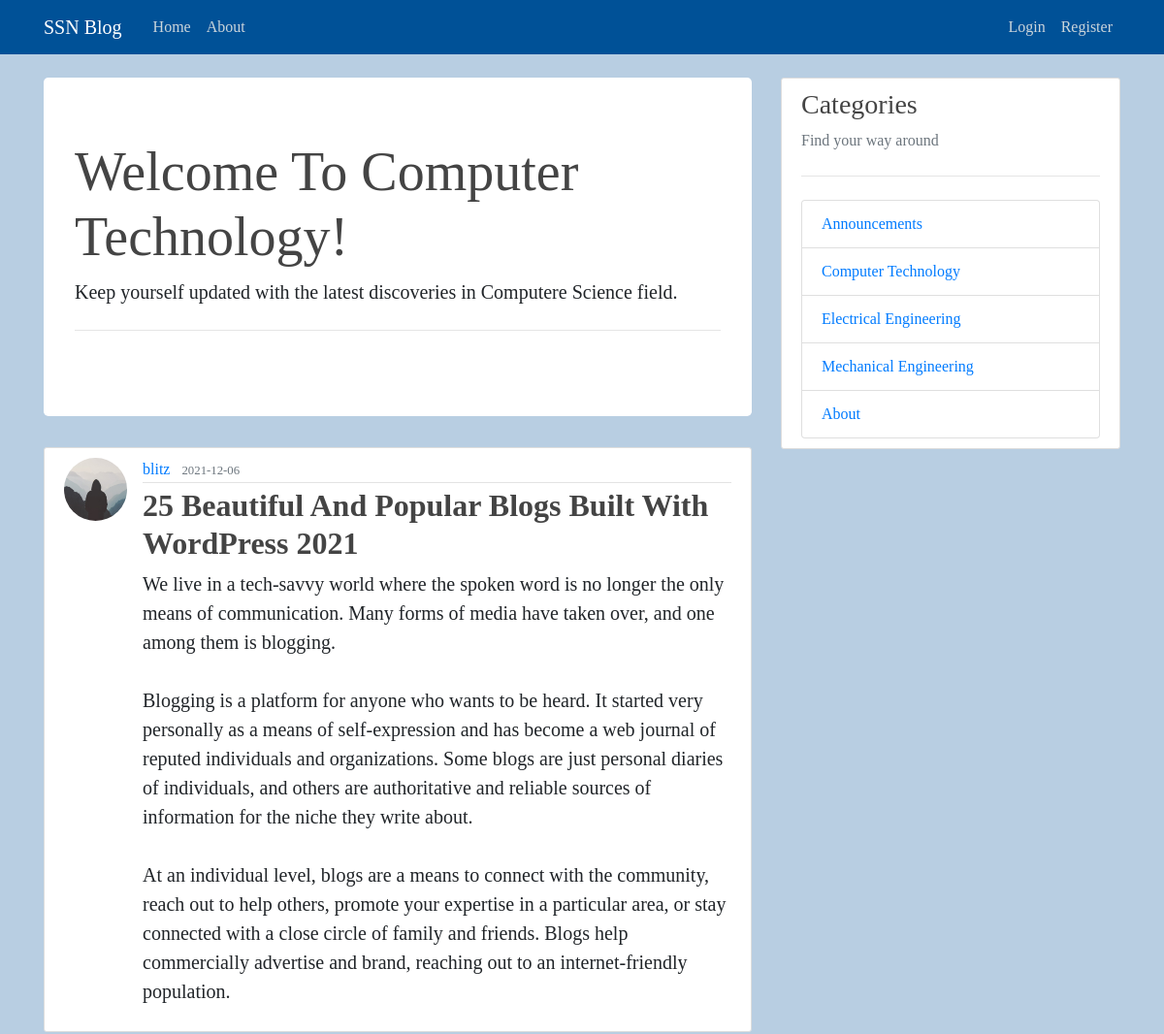
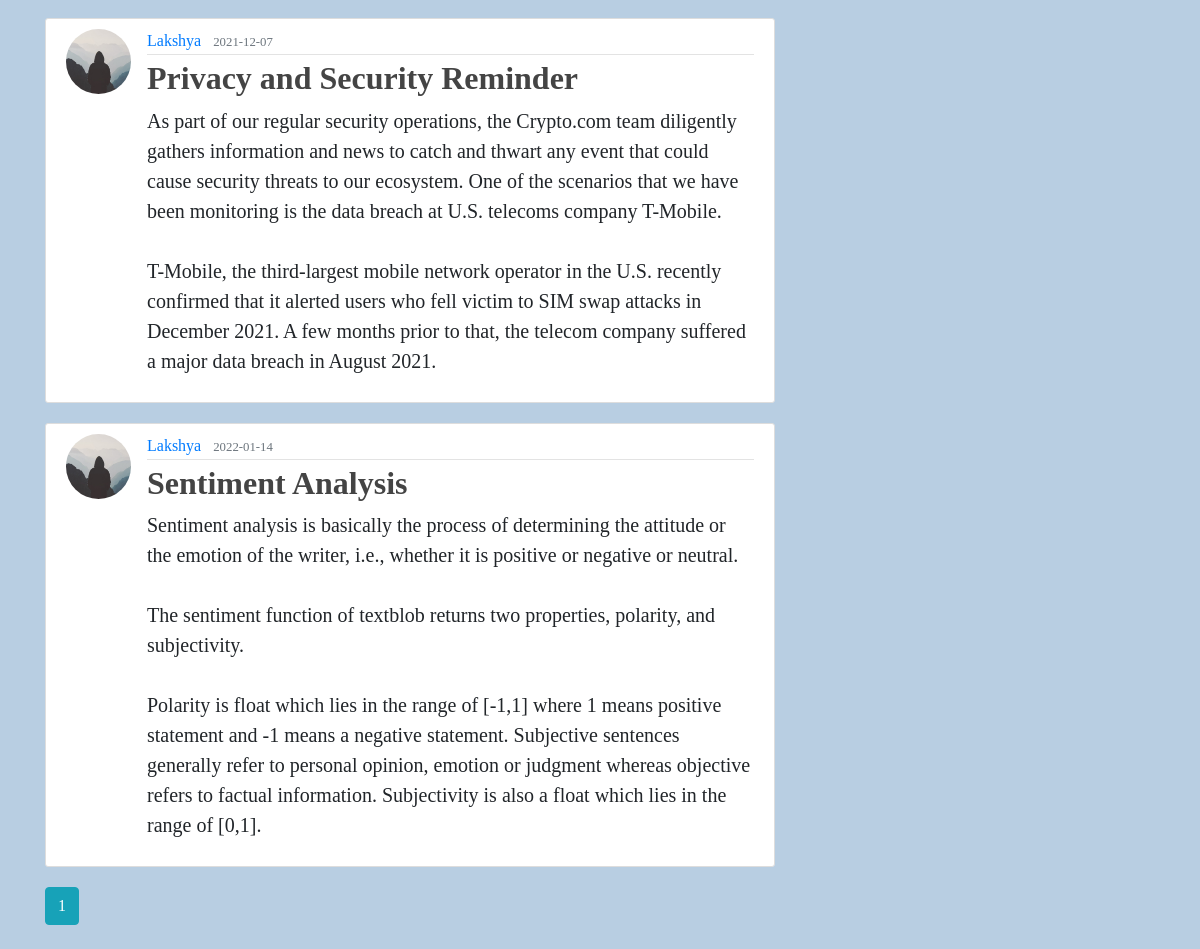
The page /ComputerTechnology on the database its author committed (2 pictures, top to bottom).
### flaskblog/models.py (models this page shows, shortened)
class Post(db.Model):
    id = db.Column(db.Integer, primary_key=True)
    title = db.Column(db.String(100), nullable=False)
    date_posted = db.Column(db.DateTime, nullable=False, default=datetime.utcnow)
    content = db.Column(db.Text, nullable=False)
    category = db.Column(db.Text, nullable=False)
    user_id = db.Column(db.Integer, db.ForeignKey('user.id'), nullable=False)
    comments = db.relationship('Comment', backref='Post', lazy='dynamic')

class User(db.Model, UserMixin):
    id = db.Column(db.Integer, primary_key=True)
    username = db.Column(db.String(20), unique=True, nullable=False)
    email = db.Column(db.String(120), unique=True, nullable=False)
    image_file = db.Column(db.String(20), nullable=False, default='default.jpg')
    password = db.Column(db.String(60), nullable=False)
    posts = db.relationship('Post', backref='author', lazy=True)

### flaskblog/routes.py (the view)
@app.route("/ComputerTechnology")
def ComputerTechnology():
    page = request.args.get('page', 1, type=int)
    posts = Post.query.filter_by(category='ComputerTechnology').paginate(page=page, per_page=5)
    return render_template('ComputerTechnology.html', posts=posts)

### flaskblog/templates/ComputerTechnology.html
{% extends "layout.html" %}
{% block content %}
<div class="jumbotron bg">
  <h1 class="display-4">Welcome To Computer Technology!</h1>
  <p class="lead">Keep yourself updated with the latest discoveries in Computere Science field.</p>
  <hr class="my-4">
</div>
    {% for post in posts.items %}
        <article class="media content-section">
          <img class="rounded-circle article-img" src="{{ url_for('static', filename='profile_pics/' + post.author.image_file) }}">
          <div class="media-body">
            <div class="article-metadata">
              <a class="mr-2" href="{{ url_for('user_posts', username=post.author.username) }}">{{ post.author.username }}</a>
              <small class="text-muted">{{ post.date_posted.strftime('%Y-%m-%d') }}</small>
            </div>
            <h2><a class="article-title" href="{{ url_for('post', post_id=post.id) }}">{{ post.title }}</a></h2>
            <p class="article-content">{{ post.content }}</p>
          </div>
        </article>
    {% endfor %}
    {% for page_num in posts.iter_pages(left_edge=1, right_edge=1, left_current=1, right_current=2) %}
      {% if page_num %}
        {% if posts.page == page_num %}
          <a class="btn btn-info mb-4" href="{{ url_for('home', page=page_num) }}">{{ page_num }}</a>
        {% else %}
          <a class="btn btn-outline-info mb-4" href="{{ url_for('home', page=page_num) }}">{{ page_num }}</a>
        {% endif %}
      {% else %}
        ...
      {% endif %}
    {% endfor %}
{% endblock content %}

### flaskblog/templates/layout.html (shortened to what this page needs)
<!DOCTYPE html>
<html>
<head>
    <link rel="stylesheet" href="https://maxcdn.bootstrapcdn.com/bootstrap/4.0.0/css/bootstrap.min.css">
    <link rel="stylesheet" type="text/css" href="{{ url_for('static', filename='main.css') }}">
</head>
<body>
    <header class="site-header">
      <nav class="navbar navbar-expand-md navbar-dark navbar-custom fixed-top">
        <div class="container">
          <a class="navbar-brand mr-4" href="/">SSN Blog</a>
          <div class="collapse navbar-collapse" id="navbarToggle">
            <div class="navbar-nav mr-auto">
              <a class="nav-item nav-link" href="{{ url_for('home') }}">Home</a>
              <a class="nav-item nav-link" href="{{ url_for('about') }}">About</a>
            </div>
            <div class="navbar-nav">
              {% if current_user.is_authenticated %}
                <a class="nav-item nav-link" href="{{ url_for('new_post') }}">New Post</a>
                <a class="nav-item nav-link" href="{{ url_for('account') }}">Account</a>
                <a class="nav-item nav-link" href="{{ url_for('logout') }}">Logout</a>
              {% else %}
                <a class="nav-item nav-link" href="{{ url_for('login') }}">Login</a>
                <a class="nav-item nav-link" href="{{ url_for('register') }}">Register</a>
              {% endif %}
            </div>
          </div>
        </div>
      </nav>
    </header>
    <main role="main" class="container">
      <div class="row">
        <div class="col-md-8">
          {% block content %}{% endblock %}
        </div>
        <div class="col-md-4">
          <div class="content-section">
            <h3>Categories</h3>
            <p class='text-muted'>Find your way around</p>
            <hr class="my-4">
              <ul class="list-group">
                <li class="list-group-item list-group-item-light"><a href="{{url_for('Announcements')}}">Announcements</a></li>
                <li class="list-group-item list-group-item-light"><a href="{{url_for('ComputerTechnology')}}">Computer Technology</a></li>
                <li class="list-group-item list-group-item-light"><a href="{{url_for('ElectricalEngineering')}}">Electrical Engineering</a></li>
                <li class="list-group-item list-group-item-light"><a href="{{url_for('MechanicalEngineering')}}">Mechanical Engineering</a></li>
                <li class="list-group-item list-group-item-light"><a href="{{url_for('about')}}">About</a></li>
              </ul>
          </div>
        </div>
      </div>
    </main>
</body>
</html>

### flaskblog/static/main.css (style rules this page uses)
body { background: #00519747; font-family: serif; margin-top: 5rem; }
.bg { background: white; }
h1, h2, h3, h4, h5, h6 { color: #444444; }
.navbar-custom { background-color: #005197; }
.site-header .navbar-nav .nav-link { color: #cbd5db; }
.content-section { background: white; padding: 10px 20px; border: 1px solid #dddddd; border-radius: 3px; margin-bottom: 20px; }
.list-group-item { background: white; }
.article-title { color: #444444; font-weight: bold; }
.article-content { white-space: pre-line; font-size: 20px; }
.article-img { height: 65px; width: 65px; margin-right: 16px; }
.article-metadata { padding-bottom: 1px; margin-bottom: 4px; border-bottom: 1px solid #e3e3e3 }

### rows shown on the page
Post: image_file (placeholder picture), author.username "blitz", date_posted "2021-12-06", title "25 Beautiful And Popular Blogs Built With WordPress 2021", content "We live in a tech-savvy world where the spoken word is no longer the only means of communication. Many forms of media have taken over, and one among them is blogging. Blogging is a platform for anyone who wants to be heard. It started very personally as a means of self-expression and has become a web journal of reputed individuals and organizations. Some blogs are just personal diaries of individuals, and others are authoritative and reliable sources of information for the niche they write about. At an individual level, blogs are a means to connect with the community, reach out to help others, promote your expertise in a particular area, or stay connected with a close circle of family and…"
Post: image_file (placeholder picture), author.username "Lakshya", date_posted "2021-12-07", title "Privacy and Security Reminder", content "As part of our regular security operations, the Crypto.com team diligently gathers information and news to catch and thwart any event that could cause security threats to our ecosystem. One of the scenarios that we have been monitoring is the data breach at U.S. telecoms company T-Mobile. T-Mobile, the third-largest mobile network operator in the U.S. recently confirmed that it alerted users who fell victim to SIM swap attacks in December 2021. A few months prior to that, the telecom company suffered a major data breach in August 2021."
Post: image_file (placeholder picture), author.username "Lakshya", date_posted "2022-01-14", title "Sentiment Analysis", content "Sentiment analysis is basically the process of determining the attitude or the emotion of the writer, i.e., whether it is positive or negative or neutral. The sentiment function of textblob returns two properties, polarity, and subjectivity. Polarity is float which lies in the range of [-1,1] where 1 means positive statement and -1 means a negative statement. Subjective sentences generally refer to personal opinion, emotion or judgment whereas objective refers to factual information. Subjectivity is also a float which lies in the range of [0,1]."

### other values the page prints
{{ page_num }} "1"
